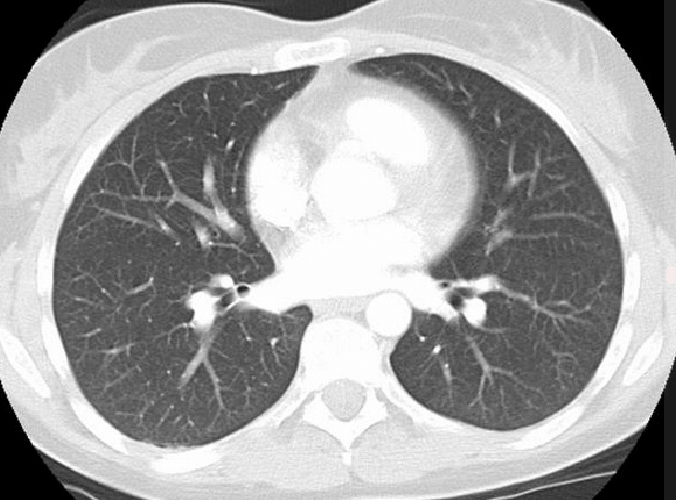
#> input picture lab6/CT_lungs.png, 676 x 500 px, found by its file name
$ jupyter execute --allow-errors Lab7_ToComplete.ipynb   (shell and % lines are left out)
#> lines starting #> are read from the running program, lines starting #| are printed output that depends on the picture
# Laboratorium 7 - Detekcja krawędzi, Algorytm Canny'ego

W ramach laboratorium zostanie zaimplementowany jeden z najbardziej znanych algorytmów detekcji krawędzi - Algorytm Canny'ego.
Zacznijmy od importu przydatnych bibliotek oraz wygenerowania syntetycznego obrazu.

[cell 1]
import numpy as np
import matplotlib.pyplot as plt
from skimage import io
from skimage import color
from skimage import feature
from scipy import ndimage as nd
import queue

y_size, x_size = 256, 256
image = np.zeros((y_size, x_size))
image[100:200, 100:200] = 1
image = image + np.random.randn(y_size, x_size)*0.02

Algortym Canny'ego jest zaimplementowany w bibliotece skimage.

[cell 2]
skimage_canny = feature.canny(image)
plt.figure(dpi=150)
plt.subplot(1, 2, 1)
plt.imshow(image, cmap='gray')
plt.axis('off')
plt.subplot(1, 2, 2)
plt.imshow(skimage_canny, cmap='gray')
plt.axis('off')
plt.show()
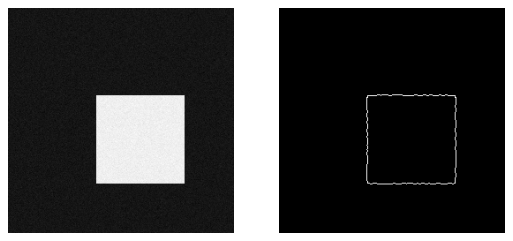
#> figure drawn by matplotlib, 2 panels

Celem laboratorium jest samodzielna implementacja przedstawionego algorytmu.
Uwaga: wyniki mogą różnić się od przedstawionych powyżej w zależności od przyjętych założeń i wewnętrznej implementacji filtracji Gaussa oraz doboru progu dolnego po algorytmie Otsu.
Szkielet funkcji będzie wyglądać następująco:

[cell 3]
# [10 lines left out: function canny, not called in this run]

Powyższa funkcja będzie się składać z następujących podfunkcji:

[cell 4]
# [6 lines left out: function gaussian_smoothing, not called in this run]

[cell 5]
# [8 lines left out: function calculate_gradients, not called in this run]

[cell 6]
# [7 lines left out: function non_maximum_supression, not called in this run]

[cell 7]
# [16 lines left out: functions otsu_threshold, double_threshold, not called in this run]

[cell 8]
# [8 lines left out: function edge_hysteresis, not called in this run]

Finalnie korzystając z powyższych funkcji zaimplementuj funkcję canny:

[cell 9]
def canny(image, sigma=1.0):
    edges = None
    return None

Porównaj działanie zaimplementowanej funkcji na wygenerowanym oraz wczytanym obrazie:

[cell 10]
images = [image, color.rgb2gray(io.imread("CT_Lungs.png"))]
# Krawędzie mają grubość jednego pixela, nie wszystkie muszą być widoczne (ustawienia wyświetlania). Aby zobaczyć wszystkie krawędzie zwiększ dpi rysunku.
#> (the rest of this cell did not finish here and is left out)
